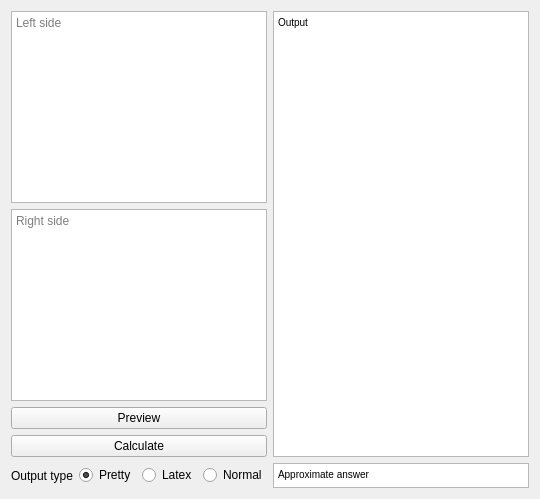
      <widget class="QWidget" name="Eq">
       <attribute name="title">
        <string>Equation Solver</string>
       </attribute>
       <layout class="QGridLayout" name="gridLayout_5">
        <item row="4" column="0" colspan="2">
         <layout class="QHBoxLayout" name="horizontalLayout_4">
          <item>
           <widget class="QLabel" name="EqOutType">
            <property name="text">
             <string>Output type</string>
            </property>
           </widget>
          </item>
          <item>
           <widget class="QRadioButton" name="EqPP">
            <property name="text">
             <string>Pretty</string>
            </property>
            <property name="checked">
             <bool>true</bool>
            </property>
           </widget>
          </item>
          <item>
           <widget class="QRadioButton" name="EqLatex">
            <property name="toolTip">
             <string>Latex</string>
            </property>
            <property name="statusTip">
             <string>Latex</string>
            </property>
            <property name="whatsThis">
             <string>Latex</string>
            </property>
            <property name="text">
             <string>Latex</string>
            </property>
           </widget>
          </item>
          <item>
           <widget class="QRadioButton" name="EqNormal">
            <property name="toolTip">
             <string>Normal</string>
            </property>
            <property name="statusTip">
             <string>Normal</string>
            </property>
            <property name="whatsThis">
             <string>Normal</string>
            </property>
            <property name="text">
             <string>Normal</string>
            </property>
           </widget>
          </item>
         </layout>
        </item>
        <item row="4" column="2">
         <widget class="QTextBrowser" name="EqApprox">
          <property name="minimumSize">
           <size>
            <width>0</width>
            <height>25</height>
           </size>
          </property>
          <property name="maximumSize">
           <size>
            <width>16777215</width>
            <height>25</height>
           </size>
          </property>
          <property name="toolTip">
           <string>Output</string>
          </property>
          <property name="statusTip">
           <string>Output in approximate form</string>
          </property>
          <property name="whatsThis">
           <string>Output in approximate form</string>
          </property>
          <property name="html">
           <string>&lt;!DOCTYPE HTML PUBLIC &quot;-//W3C//DTD HTML 4.0//EN&quot; &quot;http://www.w3.org/TR/REC-html40/strict.dtd&quot;&gt;
&lt;html&gt;&lt;head&gt;&lt;meta name=&quot;qrichtext&quot; content=&quot;1&quot; /&gt;&lt;style type=&quot;text/css&quot;&gt;
p, li { white-space: pre-wrap; }
&lt;/style&gt;&lt;/head&gt;&lt;body style=&quot; font-family:'MS Shell Dlg 2'; font-size:8.25pt; font-weight:400; font-style:normal;&quot;&gt;
&lt;p style=&quot; margin-top:0px; margin-bottom:0px; margin-left:0px; margin-right:0px; -qt-block-indent:0; text-indent:0px;&quot;&gt;&lt;span style=&quot; font-size:7.8pt;&quot;&gt;Approximate answer&lt;/span&gt;&lt;/p&gt;&lt;/body&gt;&lt;/html&gt;</string>
          </property>
         </widget>
        </item>
        <item row="0" column="0" colspan="2">
         <widget class="QTextEdit" name="EqLeft">
          <property name="maximumSize">
           <size>
            <width>16777215</width>
            <height>16777215</height>
           </size>
          </property>
          <property name="toolTip">
           <string>Left side </string>
          </property>
          <property name="statusTip">
           <string>Left side of your expression</string>
          </property>
          <property name="whatsThis">
           <string>Left side</string>
          </property>
          <property name="lineWrapMode">
           <enum>QTextEdit::NoWrap</enum>
          </property>
          <property name="placeholderText">
           <string>Left side</string>
          </property>
         </widget>
        </item>
        <item row="3" column="0" colspan="2">
         <widget class="QPushButton" name="EqCalc">
          <property name="toolTip">
           <string>Calculate</string>
          </property>
          <property name="statusTip">
           <string>Calculate the derivative</string>
          </property>
          <property name="whatsThis">
           <string>Calculate</string>
          </property>
          <property name="text">
           <string>Calculate</string>
          </property>
         </widget>
        </item>
        <item row="1" column="0" colspan="2">
         <widget class="QTextEdit" name="EqRight">
          <property name="toolTip">
           <string>Right side</string>
          </property>
          <property name="statusTip">
           <string>Right side of your expression</string>
          </property>
          <property name="whatsThis">
           <string>Right side</string>
          </property>
          <property name="lineWrapMode">
           <enum>QTextEdit::NoWrap</enum>
          </property>
          <property name="placeholderText">
           <string>Right side</string>
          </property>
         </widget>
        </item>
        <item row="2" column="0" colspan="2">
         <widget class="QPushButton" name="EqPrev">
          <property name="text">
           <string>Preview</string>
          </property>
         </widget>
        </item>
        <item row="0" column="2" rowspan="4">
         <widget class="QTextBrowser" name="EqNormal_2">
          <property name="maximumSize">
           <size>
            <width>16777215</width>
            <height>16777215</height>
           </size>
          </property>
          <property name="toolTip">
           <string>Output</string>
          </property>
          <property name="statusTip">
           <string>Output in exact form</string>
          </property>
          <property name="whatsThis">
           <string>Output in exact form</string>
          </property>
          <property name="lineWrapMode">
           <enum>QTextEdit::NoWrap</enum>
          </property>
          <property name="html">
           <string>&lt;!DOCTYPE HTML PUBLIC &quot;-//W3C//DTD HTML 4.0//EN&quot; &quot;http://www.w3.org/TR/REC-html40/strict.dtd&quot;&gt;
&lt;html&gt;&lt;head&gt;&lt;meta name=&quot;qrichtext&quot; content=&quot;1&quot; /&gt;&lt;style type=&quot;text/css&quot;&gt;
p, li { white-space: pre-wrap; }
&lt;/style&gt;&lt;/head&gt;&lt;body style=&quot; font-family:'MS Shell Dlg 2'; font-size:8.25pt; font-weight:400; font-style:normal;&quot;&gt;
&lt;p style=&quot; margin-top:0px; margin-bottom:0px; margin-left:0px; margin-right:0px; -qt-block-indent:0; text-indent:0px;&quot;&gt;&lt;span style=&quot; font-size:7.8pt;&quot;&gt;Output&lt;/span&gt;&lt;/p&gt;&lt;/body&gt;&lt;/html&gt;</string>
          </property>
         </widget>
        </item>
       </layout>
      </widget>
